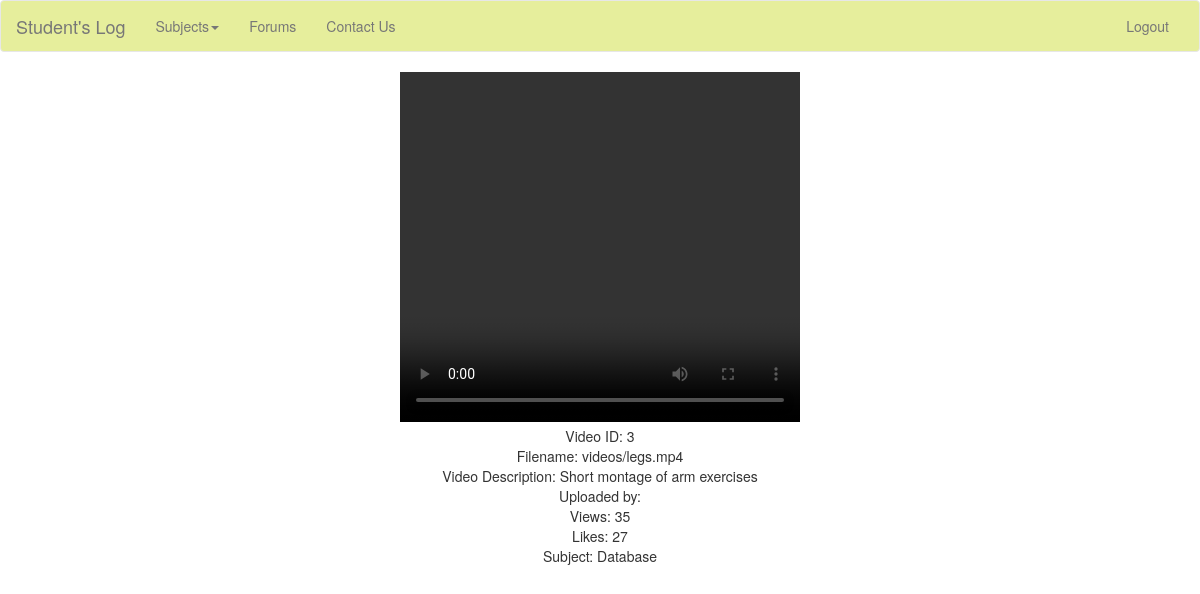
Page /log/stats/video/3/ on the committed database.
### log/models.py (models this page shows, shortened)
class Video(models.Model):
	videoID = models.AutoField(primary_key=True)
	videoFile = models.FileField(upload_to='videos/', null=True, verbose_name="")
	videoDescription = models.CharField(max_length=250)
	upload_time = models.DateTimeField(default=timezone.now)
	uploader = CurrentUserField()
	views = models.IntegerField(default=0)
	likes = models.IntegerField(default=0)
	subject = models.ForeignKey(Subject)

class Subject(models.Model):
	name = models.CharField(max_length=250, unique=True)
	views = models.IntegerField(default=0)
	likes=models.IntegerField(default=0)
	slug = models.SlugField(unique=True)
	uploader = CurrentUserField()
	def __str__(self):
		return self.name

### log/views.py (the view)
# urls.py: url(r'^stats/video/(?P<videoID>\d+)/$', views.video_stats, name='video_stats'),
def video_stats(request, videoID):
	user_type = CustomUser.objects.values('user_type')
	subjects = Subject.objects.all().order_by('uploader')
	context_dict={}
	try:
		video = Video.objects.get(videoID=videoID)
		context_dict['video']= video
		context_dict['user_type']=user_type
		context_dict['subjects']= subjects
	except Video.DoesNotExist:
		context_dict['video']= None
	response = render(request, 'log/stats.html', context_dict)
	return response

### log/context_processors.py (called while the page is built)
def subjects(request):
	from log.models import Subject
	subs = Subject.objects.all()
	return {
		'subs': subs,
	}

### templates/log/stats.html
{% extends 'log/base.html' %}
{% load staticfiles %}
	{% block body_block %}
	<center><video id='my-video' class='video-js' controls preload='auto' width='400' height='350' data-setup='{}'src="{{MEDIA_URL}}{{video.videoFile.name}}"></video>
	<br>
	Video ID: {{video.videoID}}
	<br>
	Filename: {{video.videoFile}}
	<br>
	Video Description: {{video.videoDescription}}
	<br>
	Uploaded by: {{video.uploader}}
	<br>
	Views: {{video.views}}
	<br>
	Likes: {{video.likes}}
	<br>
	Subject: {{video.subject}}
	<br></center>
	{% endblock %}

### rows in the picture
Video: videoID "3", videoFile "videos/legs.mp4", videoDescription "Short montage of arm exercises", views "35", likes "27", subject "Database"
